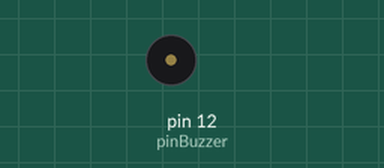
This sketch was run on a simulated Arduino Uno, built with avr-gcc and run on an emulated ATmega328P. Parts: buzzer (waves = sounding).

Above: at 0.05 s.
Timing chart, 0 to 3.0 s (numbered marks = the images above):
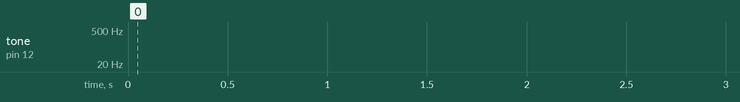

The sketch:

buzzer_passif.ino.ino
```cpp
int pinBuzzer = 12;

void setup() {
   // initialise les broches
   pinMode(pinBuzzer, OUTPUT);
}

void loop() {
   for (int x = 0; x < 500 ; x++){
     tone (pinBuzzer, x);
     delay(1);
     }
   for (int x = 500; x > 0 ; x--){
     tone (pinBuzzer, x);
     delay(1);
     }
}
```
